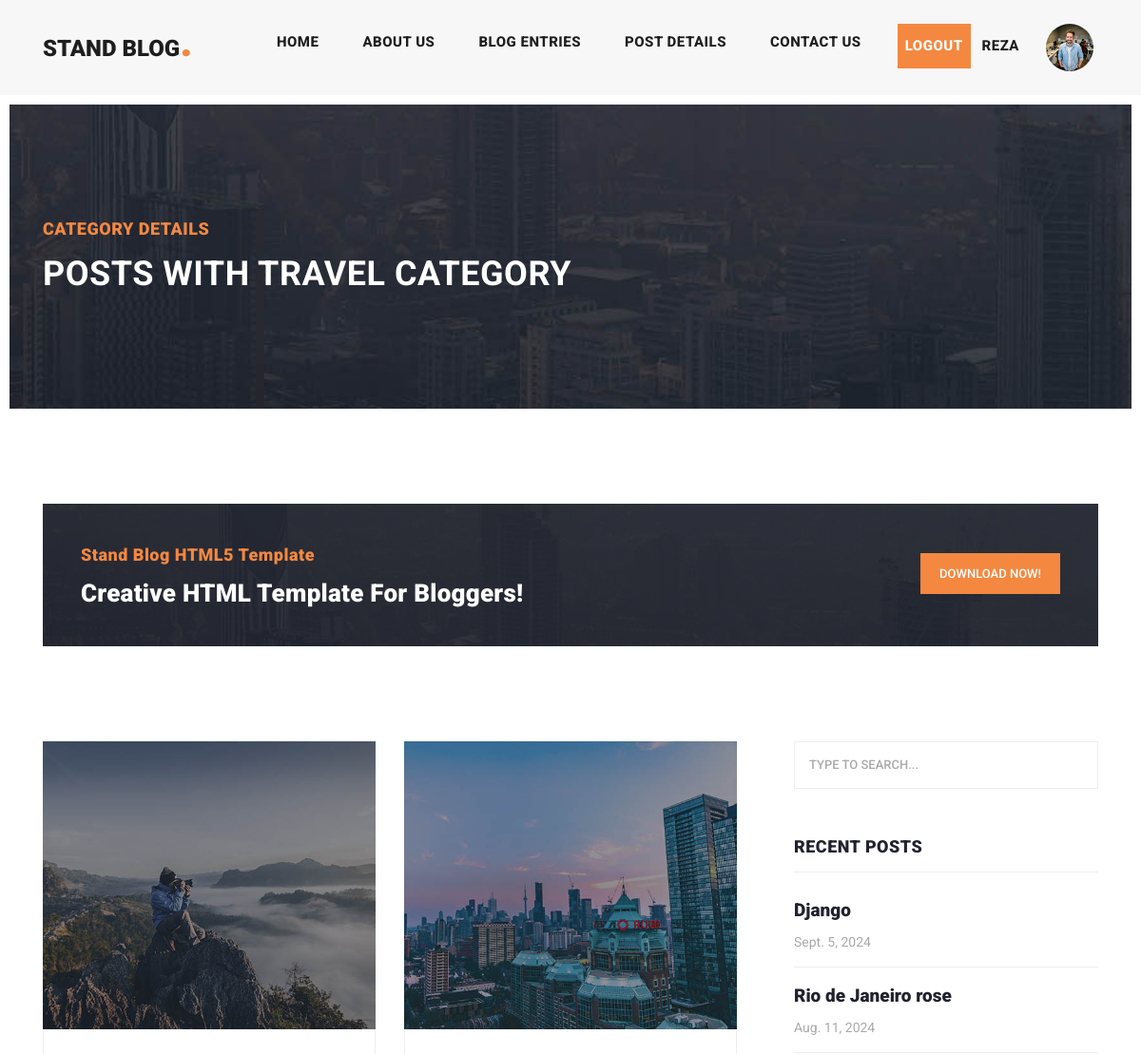
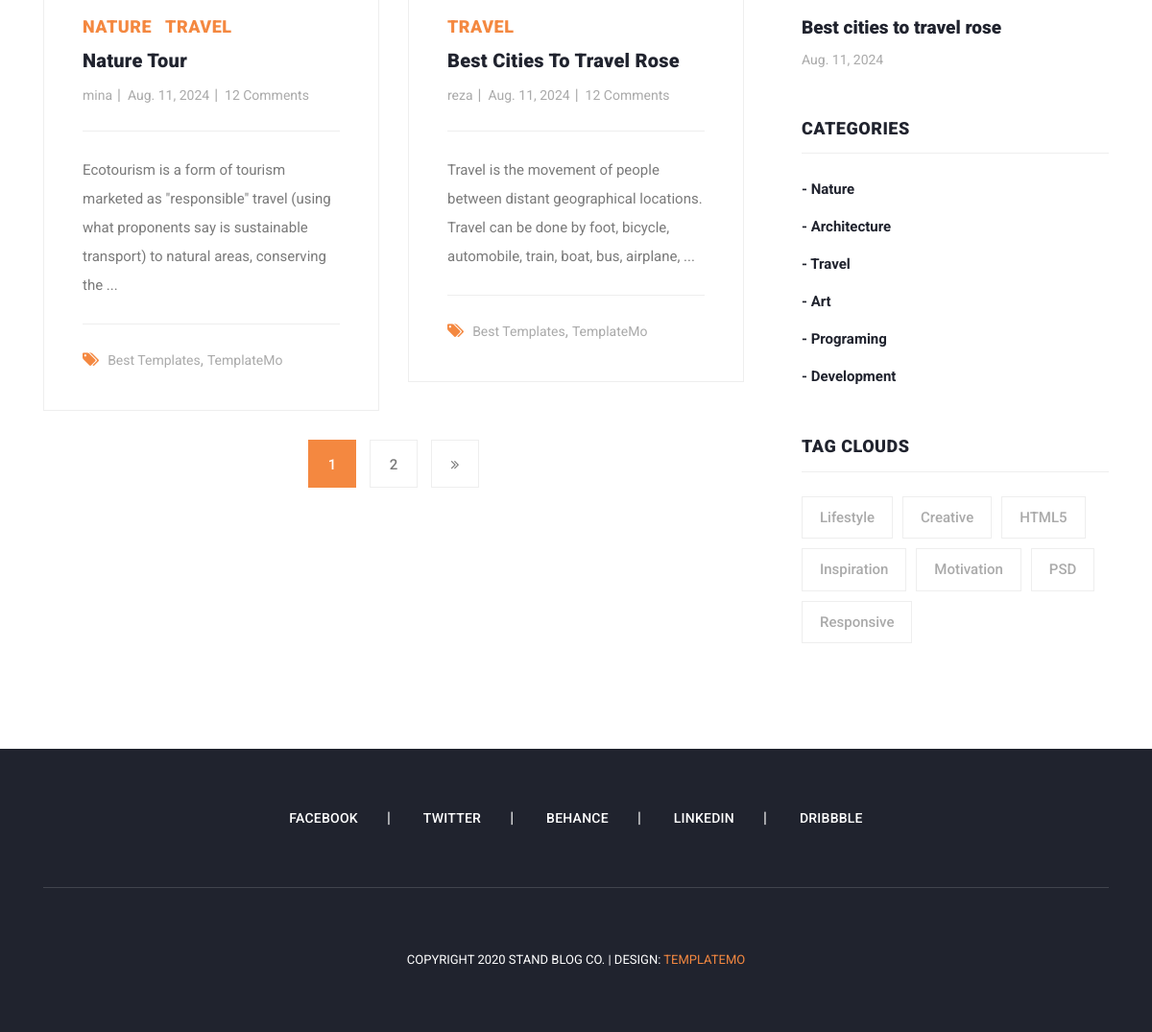
/category/3/ (signed in), run on the app's committed database (2 pictures, top to bottom).
### account_app/models.py (models this page shows, shortened)
class Profile(models.Model):
    user = models.OneToOneField(User, on_delete=models.CASCADE)
    national_code = models.CharField(max_length=10)
    image = models.ImageField(upload_to='profile/img', blank=True, null=True)

### blog_app/models.py (models this page shows, shortened)
class Category(models.Model):
    title = models.CharField(max_length=100)
    created = models.TimeField(auto_now_add=True)
    def __str__(self):
        return self.title

class Post(models.Model):
    author = models.ForeignKey(User, on_delete=models.CASCADE)
    title = models.CharField(max_length=100, unique_for_date='pub_date')
    category = models.ManyToManyField(Category)
    body = models.TextField()
    image = models.ImageField(upload_to='img/post')
    published = models.BooleanField(default=True)
    created = models.DateField(auto_now_add=True)
    updated = models.DateField(auto_now=True)
    pub_date = models.DateField(default=timezone.now())
    objects = ModelManager()
    class Meta:
        ordering = ('created',)
    def get_absolute_url(self):
        return reverse('blog:post_details', kwargs={'pk': self.pk})

### blog_app/views.py (the view)
# urls.py: path('category/<int:pk>/', views.category_details, name='category_details'),
def category_details(request, pk):
    category = get_object_or_404(Category, pk=pk)
    posts = category.post_set.all()
    page_number = request.GET.get('page')
    paginator = Paginator(posts, 2)
    objects_list = paginator.get_page(page_number)
    return render(request, 'blog_app/category_details.html', {'posts': objects_list, 'category': category})

### context_processors/context_processors.py (called while the page is built)
def recent_posts(request):
    return {'recent_posts': Post.objects.order_by('-created')[:3]}

def categorise(request):
    return {'categorise': Category.objects.all()}

### blog_app/templates/blog_app/category_details.html (shortened to what this page needs)
{% extends 'base.html' %}
{% load static %}
{% block content %}
    <div class="heading-page header-text">
        <section class="page-heading">
            <div class="container">
                <div class="row">
                    <div class="col-lg-12">
                        <div class="text-content">
                            <h4>Category Details</h4>
                            <h2>Posts with {{ category.title }} category</h2>
                        </div>
                    </div>
                </div>
            </div>
        </section>
    </div>
    <section class="call-to-action">
        <div class="container">
            <div class="row">
                <div class="col-lg-12">
                    <div class="main-content">
                        <div class="row">
                            <div class="col-lg-8">
                                <span>Stand Blog HTML5 Template</span>
                                <h4>Creative HTML Template For Bloggers!</h4>
                            </div>
                            <div class="col-lg-4">
                                <div class="main-button">
                                    <a href="https://templatemo.com/tm-551-stand-blog" target="_parent">Download
                                        Now!</a>
                                </div>
                            </div>
                        </div>
                    </div>
                </div>
            </div>
        </div>
    </section>
    <section class="blog-posts grid-system">
        <div class="container">
            <div class="row">
                <div class="col-lg-8">
                    <div class="all-blog-posts">
                        <div class="row">
                            {% for post in posts %}
                                <div class="col-lg-6">
                                    <div class="blog-post">
                                        <div class="blog-thumb">
                                            <img src="{{ post.image.url }}" alt="">
                                        </div>
                                        <div class="down-content">
                                            {% for cat in post.category.all %}
                                                <span style="margin-right: 10px">{{ cat }}</span>
                                            {% endfor %}
                                            <a href="{{ post.get_absolute_url }}"><h4>{{ post.title }}</h4></a>
                                            <ul class="post-info">
                                                <li><a href="#">{{ post.author }}</a></li>
                                                <li><a href="#">{{ post.created }}</a></li>
                                                <li><a href="#">12 Comments</a></li>
                                            </ul>
                                            <p>{{ post.body|slice:':150' }} ...</p>
                                            <div class="post-options">
                                                <div class="row">
                                                    <div class="col-lg-12">
                                                        <ul class="post-tags">
                                                            <li><i class="fa fa-tags"></i></li>
                                                            <li><a href="#">Best Templates</a>,</li>
                                                            <li><a href="#">TemplateMo</a></li>
                                                        </ul>
                                                    </div>
                                                </div>
                                            </div>
                                        </div>
                                    </div>
                                </div>
                            {% endfor %}
                            {% if posts.has_other_pages %}
                                <div class="col-lg-12">
                                    <ul class="page-numbers">
                                        {% for i in posts.paginator.page_range %}
                                            {% if i == posts.number %}
                                                <li class="active"><a href="?page={{ i }}">{{ i }}</a></li>
                                            {% else %}
                                                <li><a href="?page={{ i }}">{{ i }}</a></li>
                                            {% endif %}
                                        {% endfor %}
                                        {% if posts.has_next %}
                                            <li><a href="?page={{ posts.next_page_number }}"><i
                                                    class="fa fa-angle-double-right"></i></a></li>
                                        {% endif %}
                                    </ul>
                                </div>
                            {% endif %}
                        </div>
                    </div>
                </div>
                {% include 'includes/sidebar.html' %}
            </div>
        </div>
    </section>
{% endblock %}

### templates/includes/header.html (shortened to what this page needs)
{% load static %}
<header class="">
    <nav class="navbar navbar-expand-lg">
        <div class="container">
            <a class="navbar-brand" href="/"><h2>Stand Blog<em>.</em></h2></a>
            <div class="collapse navbar-collapse" id="navbarResponsive">
                <ul class="navbar-nav ml-auto">
                    <li class="nav-item {% if request.resolver_match.url_name == "home" %}active{% endif %}">
                        <a class="nav-link" href="{% url 'home_app:home' %}">Home
                        </a>
                    </li>
                    <li class="nav-item">
                        <a class="nav-link" href="about.html">About Us</a>
                    </li>
                    <li class="nav-item {% if request.path == "/posts/" %}active{% endif %}">
                        <a class="nav-link" href="{% url 'blog:posts' %}">Blog Entries</a>
                    </li>
                    <li class="nav-item">
                        <a class="nav-link" href="post-details.html">Post Details</a>
                    </li>
                    <li class="nav-item">
                        <a class="nav-link {% if request.resolver_match.url_name == 'contact_us' %}active{% endif %}"
                           href="{% url 'blog:contact_us' %}">Contact Us</a>
                    </li>
                    {% if request.user.is_authenticated %}
                        <li class="nav-item main-button">
                            <a class="nav-link" href="{% url 'account_app:logout' %}" style="color: #ffffff">Logout</a>
                            <a class="nav-link" href="#"
                               style="background-color: #f7f7f7">{{ request.user }}</a>
                        </li>
                        {% if user.profile.image %}
                            <img src="{{ user.profile.image.url }}" width="50px" height="50px"
                                 style="border-radius: 50%; margin: 0 5px" alt="p_img">
                        {% else %}
                            <img src="{% static 'icon/p_image.png' %}" width="50px" height="50px"
                                 style="border-radius: 50%; margin: 0 5px" alt="p_img">
                        {% endif %}
                    {% else %}
                        <li class="nav-item main-button">
                            <a class="nav-link" href="{% url 'account_app:login' %}" style="color: #ffffff">Login</a>
                            <a class="nav-link" href="{% url 'account_app:signup' %}" style="color: #ffffff">Sign Up</a>
                        </li>
                    {% endif %}
                </ul>
            </div>
        </div>
    </nav>
</header>

### templates/includes/sidebar.html
<div class="col-lg-4">
    <div class="sidebar">
        <div class="row">
            <div class="col-lg-12">
                <div class="sidebar-item search">
                    <form id="search_form" name="gs" method="GET" action="{% url 'blog:search_posts' %}">
                        <input type="text" name="q" class="searchText"
                               placeholder="type to search..." autocomplete="on">
                    </form>
                </div>
            </div>
            <div class="col-lg-12">
                <div class="sidebar-item recent-posts">
                    <div class="sidebar-heading">
                        <h2>Recent Posts</h2>
                    </div>
                    <div class="content">
                        <ul>
                            {% for post in recent_posts %}
                                <li><a href={{ post.get_absolute_url }}>
                                    <h5>{{ post.title }}</h5>
                                    <span>{{ post.created }}</span>
                                </a></li>
                            {% endfor %}
                        </ul>
                    </div>
                </div>
            </div>
            <div class="col-lg-12">
                <div class="sidebar-item categories">
                    <div class="sidebar-heading">
                        <h2>Categories</h2>
                    </div>
                    <div class="content">
                        <ul>
                            {% for cat in categorise %}
                                <li><a href="{% url 'blog:category_details' cat.pk %}">- {{ cat.title }}</a></li>
                            {% endfor %}
                        </ul>
                    </div>
                </div>
            </div>
            <div class="col-lg-12">
                <div class="sidebar-item tags">
                    <div class="sidebar-heading">
                        <h2>Tag Clouds</h2>
                    </div>
                    <div class="content">
                        <ul>
                            <li><a href="#">Lifestyle</a></li>
                            <li><a href="#">Creative</a></li>
                            <li><a href="#">HTML5</a></li>
                            <li><a href="#">Inspiration</a></li>
                            <li><a href="#">Motivation</a></li>
                            <li><a href="#">PSD</a></li>
                            <li><a href="#">Responsive</a></li>
                        </ul>
                    </div>
                </div>
            </div>
        </div>
    </div>
</div>

### data on the page
Category: title "TRAVEL", title "Travel"
Post: image (picture), title "Nature Tour", author "mina", created "Aug. 11, 2024", body "Ecotourism is a form of tourism marketed as \"responsible\" travel (using what proponents say is sustainable transport) to natural areas, conserving the"
Category: title "NATURE", title "Nature"
Post: image (picture), title "Best Cities To Travel Rose", author "reza", created "Aug. 11, 2024", body "Travel is the movement of people between distant geographical locations. Travel can be done by foot, bicycle, automobile, train, boat, bus, airplane,", title "Best cities to travel rose"
Post: title "Django", created "Sept. 5, 2024"
Post: title "Rio de Janeiro rose", created "Aug. 11, 2024"
Category: title "Architecture"
Category: title "Art"
Category: title "Programing"
Category: title "Development"

### other printed values
{{ request.user }} "REZA"
{{ i }} "1"
{{ i }} "2"
